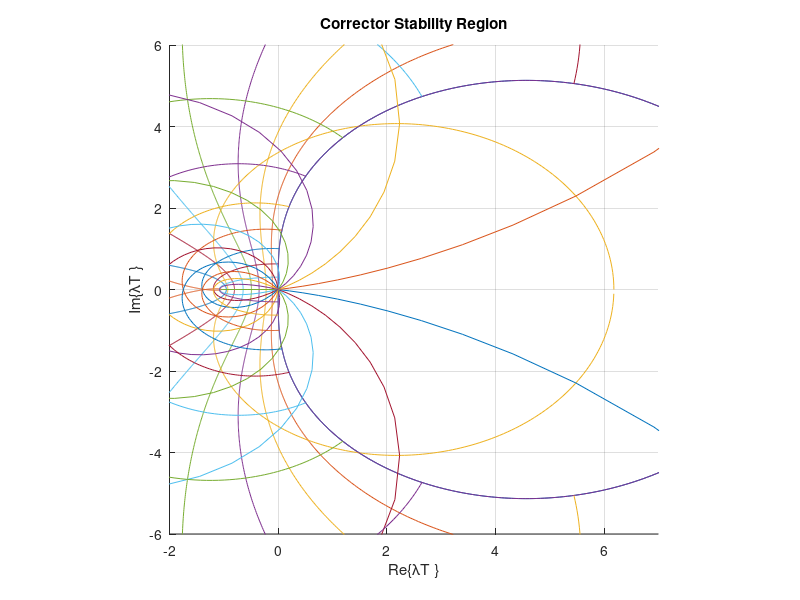

This chart was generated by the following MATLAB code:
% Midterm Exam: System Simulation
% Written by Josh Humphrey
% Problem 4

Nr=10;
Nt=21;
animate=0;
rvec=linspace(1,Nr,Nr)/Nr;

theta=linspace(-pi,pi,1001);
theta=theta(1:length(theta)-1);

b0 = (15/289);
b1 = (229/578);
b2 = (319/578);
xlow = -2;
xhigh = 7;
ylow = -6;
yhigh = 6;

for m=1:Nr
    z=rvec(Nr-m+1)*exp(1i*theta);
    if (rvec(m) == 1)
        radius1 = z;
    end
    w = (z.^2-z)./(b2*z.^2+b1*z+b0);
    hold on
    plot(real(w),imag(w))
    hold off
    title(['Corrector Stability Region; r=',num2str(rvec(m))])
    xlabel('Re\{{\lambda}T \}')
    ylabel('Im\{{\lambda}T \}')
    axis([xlow xhigh ylow yhigh])
    axis square
    grid on
    pause(0.1)
end

tvec=linspace(0,Nt-1,Nt)*(2*pi)/Nt;
rho=linspace(0,1,101);
z=1*exp(1i*theta);
w = (z.^2-z)./(b2*z.^2+b1*z+b0);
hold on
    plot(real(w),imag(w))
hold off

axis([xlow xhigh ylow yhigh])
axis square
grid on


for m=1:Nt
    z=rho*exp(1i*tvec(m));
    w = (z.^2-z)./(b2*z.^2+b1*z+b0);

    if(animate==1)
        for n=1:length(rho)
            hold on
                plot(real(w(n)),imag(w(n)))
            hold off
            pause(0.01)
        end
    end

    hold on
        plot(real(w),imag(w))
    hold off
    title('Corrector Stability Region')
    xlabel('Re\{{\lambda}T \}')
    ylabel('Im\{{\lambda}T \}')
    axis([xlow xhigh ylow yhigh])
    axis square
    grid on
end
